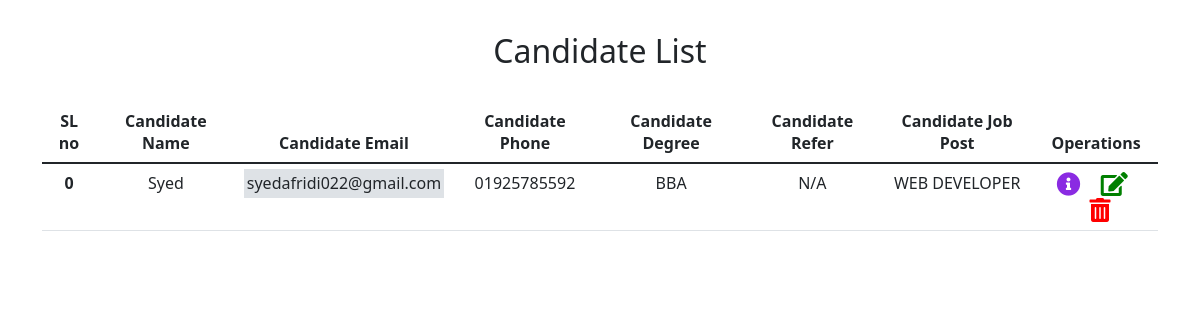
/CRUD/display.php, run on the app's committed database.
### tables this page shows
CREATE TABLE `candidate` (
  `id` int(11) NOT NULL,
  `name` varchar(255) NOT NULL,
  `email` varchar(255) NOT NULL,
  `phone` varchar(255) NOT NULL,
  `degree` varchar(255) NOT NULL,
  `refer` varchar(255) NOT NULL,
  `jobpost` varchar(255) NOT NULL
);

### CRUD/display.php (the view, shortened to what this page needs)
<?php include 'connection.php';?>
<!DOCTYPE html>
<html lang="en">
<head>
    <link href="https://cdn.jsdelivr.net/npm/bootstrap@5.1.3/dist/css/bootstrap.min.css" rel="stylesheet">
    <link rel="stylesheet" href="https://use.fontawesome.com/releases/v5.15.4/css/all.css">
</head>
<body>
<div class="container">
  <h2 style="text-align: center; margin:2rem 0;">Candidate List</h2>
  <table class="table">
  <thead>
    <tr>
      <th scope="col">SL no</th>
      <th scope="col">Candidate Name</th>
      <th scope="col">Candidate Email</th>
      <th scope="col">Candidate Phone</th>
      <th scope="col">Candidate Degree</th>
      <th scope="col">Candidate Refer</th>
      <th scope="col">Candidate Job Post</th>
      <th scope="col">Operations</th>
    </tr>
  </thead>
  <tbody>
  <?php
$selectQuery="Select * from candidate";
$result=mysqli_query($con, $selectQuery);
if($result){
  if($row=mysqli_fetch_array($result)){
      $id=$row['id'];
      $name=$row['name'];
      $email=$row['email'];
      $phone=$row['phone'];
      $degree=$row['degree'];
      $refer=$row['refer'];
      $jobpost=$row['jobpost'];
      echo '<tr>
      <th scope="row"> '.$id.' </th>
      <td>'.$name.'</td>
      <td> <span class="email-style">'.$email.'</span></td>
      <td>'.$phone.'</td>
      <td>'.$degree.'</td>
      <td>'.$refer.'</td>
      <td>'.$jobpost.'</td>
      <td>
          <a href="view.php?viewId= '.$id.'" data-toggle="tooltip" data-placement="top" title="VIEW"<i class="fas fa-info-circle"></i></> </a>
          <a href="update.php?updateId= '.$id.'" data-toggle="tooltip" data-placement="top" title="UPDATE"<i class="fas fa-edit"></i> </a>
          <a href = "delete.php?deleteId= '.$id.'" data-toggle="tooltip" data-placement="top" title="DELETE" <i class="fas fa-trash-alt "></i></a>
      </td>
      </tr>';
  }else{
       echo '<h1> No Data Found !!!</h1>';
  }
}
?>
</tbody>
</table>
</div>
</body>
</html>

### CRUD/display.php (style rules this page uses)
th { text-align: center; }
td { text-align: center; }
.email-style { background-color: #dee2e6; padding:.2rem ; }
.fas { font-size: 1.5rem; }
.fa-info-circle { margin-right: .5rem; color: blueviolet; }
.fa-edit { margin:0 .5rem; color: green; }
.fa-trash-alt { color: red; margin-left: .5rem; }
a { text-decoration: none; }

### data on the page
candidate: id "0", name "Syed", email "syedafridi022@gmail.com", phone "01925785592", degree "BBA", refer "N/A", jobpost "WEB DEVELOPER"
